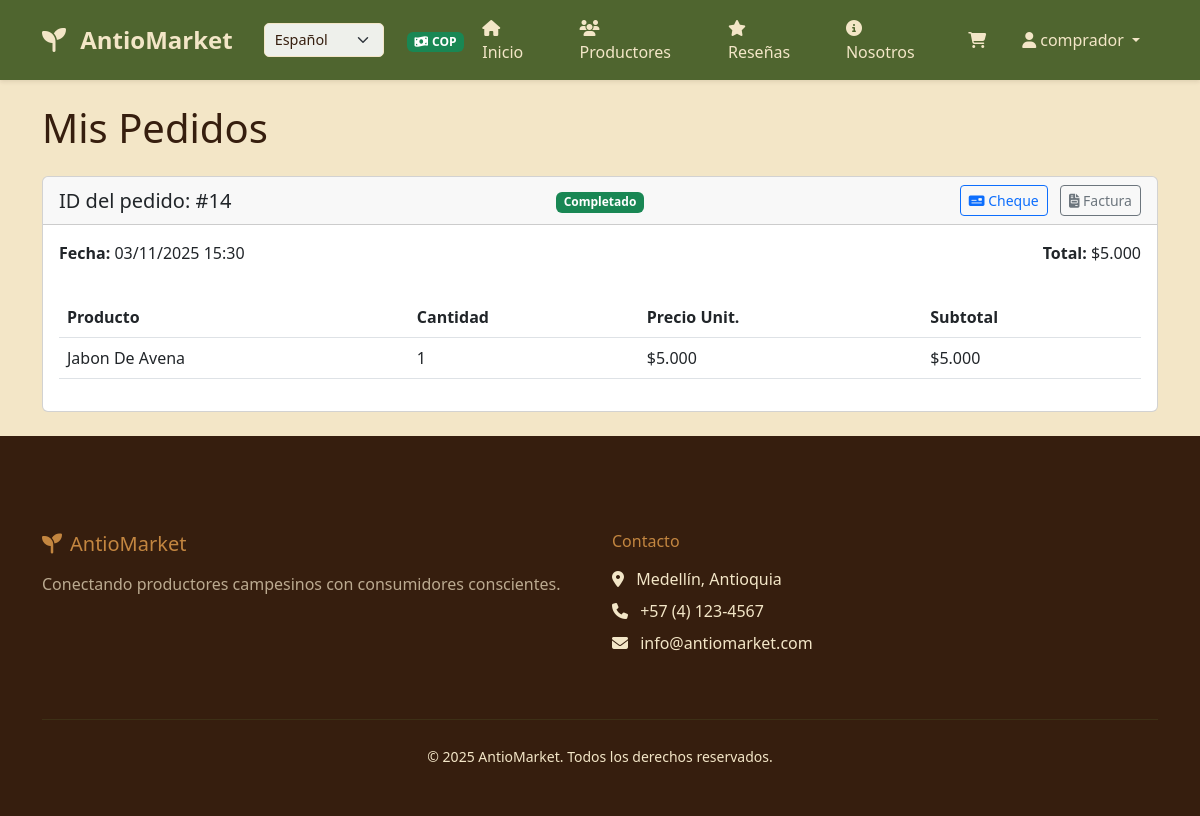
The page /es/pedidos/mis-pedidos/ (signed in) on the database as committed earlier.
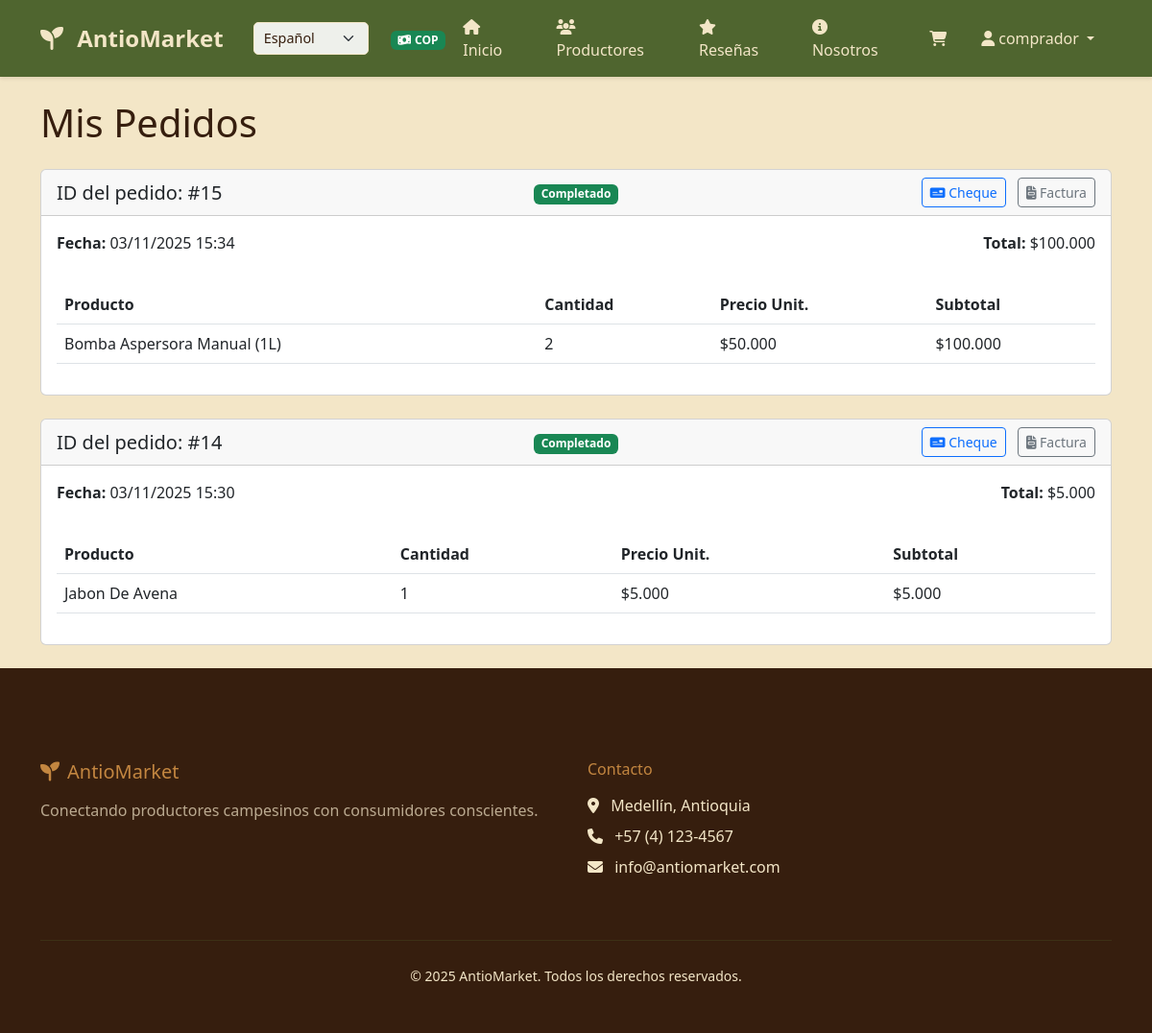
The same page on the database as committed later.
### pedidos/models.py (models this page shows, shortened)
class Pedido(models.Model):
    ESTADO_CHOICES = [
        ('pendiente', 'Pendiente'),
        ('completado', 'Completado'),
        ('cancelado', 'Cancelado'),
    ]
    cliente = models.ForeignKey('cuentas.CuentaCliente', on_delete=models.CASCADE)
    fecha_creacion = models.DateTimeField(auto_now_add=True)
    estado = models.CharField(max_length=20, choices=ESTADO_CHOICES, default='pendiente')
    total = models.DecimalField(max_digits=10, decimal_places=2)

class DetallePedido(models.Model):
    pedido = models.ForeignKey(Pedido, on_delete=models.CASCADE, related_name='detalles')
    producto = models.ForeignKey(Producto, on_delete=models.CASCADE)
    cantidad = models.PositiveIntegerField()
    precio_unitario = models.DecimalField(max_digits=10, decimal_places=2)
    subtotal = models.DecimalField(max_digits=10, decimal_places=2)

### productos/models.py (models this page shows, shortened)
class Producto(models.Model):
    vendedor = models.ForeignKey("cuentas.CuentaVendedor", on_delete=models.CASCADE)
    nombre = models.CharField(max_length=100)
    descripcion = models.TextField()
    precio = models.DecimalField(max_digits=10, decimal_places=2)
    stock = models.IntegerField()
    categoria = models.CharField(max_length=50)
    imagen = models.ImageField(upload_to='productos/', blank=True, null=True, default='default.jpg')

### pedidos/views.py (the view)
# urls.py: path('mis-pedidos/', views.MisPedidosView.as_view(), name='mis_pedidos'),
class MisPedidosView(LoginRequiredMixin, UserPassesTestMixin, ListView):
    template_name = 'pedidos/mis_pedidos.html'
    context_object_name = 'pedidos'
    def test_func(self):
        return hasattr(self.request.user, 'cuentacliente')
    def get_queryset(self):
        return Pedido.objects.filter(
            cliente=self.request.user.cuentacliente
        ).order_by('-fecha_creacion')

### productos/context_processors.py (called while the page is built)
def currency_context(request):
    current_language = get_language()
    currency = 'USD' if current_language == 'en' else 'COP'
    return {
        'CURRENT_CURRENCY': currency,
        'CURRENCY_SYMBOL': CurrencyService.get_currency_symbol(currency),
        'currency_service': CurrencyService,
    }

### productos/currency_service.py (called while the page is built, shortened)
    @staticmethod
    def convert_price(price_cop, target_currency='USD'):
        if target_currency == 'COP':
            return Decimal(str(price_cop))

    @staticmethod
    def get_currency_symbol(currency_code):
        symbols = {
            'COP': '$',
            'USD': 'US$',
            'EUR': '€',
            'GBP': '£'
        }
        return symbols.get(currency_code, currency_code)

    @staticmethod
    def format_price(price, currency_code):
        symbol = CurrencyService.get_currency_symbol(currency_code)
        price_decimal = Decimal(str(price))
        if currency_code == 'COP':
            return f"{symbol}{price_decimal:,.0f}".replace(',', '.')
        else:
            return f"{symbol}{price_decimal:,.2f}"

### pedidos/templates/pedidos/mis_pedidos.html (shortened to what this page needs)
{% extends 'base.html' %}
{% load i18n %}
{% load currency_tags %}
{% block content %}
<div class="container mt-4">
    <h1 class="mb-4">{% trans "Mis Pedidos" %}</h1>
    {% if pedidos %}
        {% for pedido in pedidos %}
            <div class="card mb-4">
                <div class="card-header">
                    <div class="row align-items-center">
                        <div class="col-md-4">
                            <h5 class="mb-0">{% trans "ID del pedido:" %} #{{ pedido.id }}</h5>
                        </div>
                        <div class="col-md-4 text-center">
                            <span class="badge {% if pedido.estado == 'pendiente' %}bg-warning{% elif pedido.estado == 'completado' %}bg-success{% else %}bg-danger{% endif %}">
                                {{ pedido.get_estado_display }}
                            </span>
                        </div>
                        <div class="col-md-4 text-end">
                            <a href="{% url 'pedidos:descargar_comprobante' pedido.id 'cheque' %}"
                               class="btn btn-outline-primary btn-sm">
                                <i class="fas fa-money-check"></i> {% trans "Cheque" %}
                            </a>
                            <a href="{% url 'pedidos:descargar_comprobante' pedido.id 'factura' %}"
                               class="btn btn-outline-secondary btn-sm ms-2">
                                <i class="fas fa-file-invoice"></i> {% trans "Factura" %}
                            </a>
                        </div>
                    </div>
                </div>
                <div class="card-body">
                    <div class="row">
                        <div class="col-md-6">
                            <p><strong>{% trans "Fecha:" %}</strong> {{ pedido.fecha_creacion|date:"d/m/Y H:i" }}</p>
                        </div>
                        <div class="col-md-6 text-md-end">
                            <p><strong>{% trans "Total:" %}</strong> {% display_price pedido.total CURRENT_CURRENCY %}</p>
                        </div>
                    </div>
                    <div class="table-responsive mt-3">
                        <table class="table">
                            <thead>
                                <tr>
                                    <th>{% trans "Producto" %}</th>
                                    <th>{% trans "Cantidad" %}</th>
                                    <th>{% trans "Precio Unit." %}</th>
                                    <th>{% trans "Subtotal" %}</th>
                                </tr>
                            </thead>
                            <tbody>
                                {% for detalle in pedido.detalles.all %}
                                    <tr>
                                        <td>{{ detalle.producto.nombre }}</td>
                                        <td>{{ detalle.cantidad }}</td>
                                        <td>{% display_price detalle.precio_unitario CURRENT_CURRENCY %}</td>
                                        <td>{% display_price detalle.subtotal CURRENT_CURRENCY %}</td>
                                    </tr>
                                {% endfor %}
                            </tbody>
                        </table>
                    </div>
                </div>
            </div>
        {% endfor %}
    {% else %}
        <div class="alert alert-info">
            <p class="mb-0">{% trans "Aún no has realizado ningún pedido." %}</p>
        </div>
    {% endif %}
</div>
{% endblock %}

Rows that differ between the two databases and show on the page:
added Pedido: id "15", estado "Completado", fecha_creacion "03/11/2025 15:34", total "$100.000"
added DetallePedido: producto.nombre "Bomba Aspersora Manual (1L)", cantidad "2", precio_unitario "$50.000", subtotal "$100.000", shown under "ID del pedido:"
